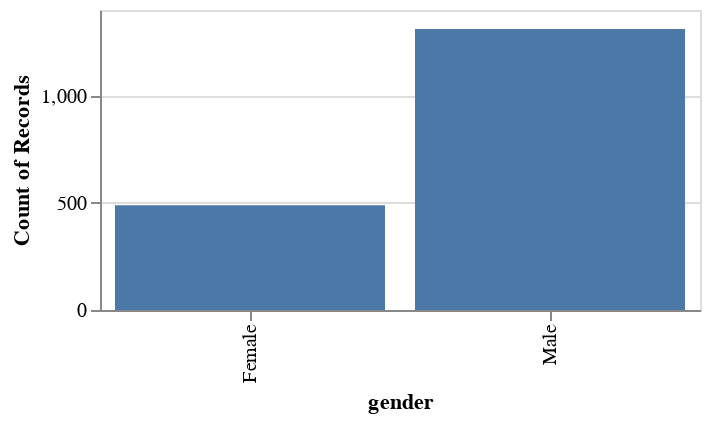

Notebook code for this chart:
### Markdown cell above
Our imputation was successful. Let's continue with EDA to see if we spot other outliers!

### Code cell
alt.Chart(qna).mark_bar().encode(
    alt.X('gender:N'),
    alt.Y('count()'),
    alt.Tooltip(['count()'])
).properties(
    width=300,
    height=150)

### Figure 1 — Vega-Lite specification as saved in the notebook (floating-point values rounded to 4 significant figures; data arrays with more than 128 entries replaced by an {"elided": "..."} marker saying what was removed)
{"config": {"view": {"continuousWidth": 300, "continuousHeight": 300}}, "data": {"name": "data-f1e5d585d00c781995cfc7173ad82751"}, "mark": {"type": "bar"}, "encoding": {"tooltip": [{"aggregate": "count", "type": "quantitative"}], "x": {"field": "gender", "type": "nominal"}, "y": {"aggregate": "count", "type": "quantitative"}}, "height": 150, "width": 300, "$schema": "https://vega.github.io/schema/vega-lite/v5.20.1.json", "datasets": {"data-f1e5d585d00c781995cfc7173ad82751": {"elided": "1800 records"}}}
